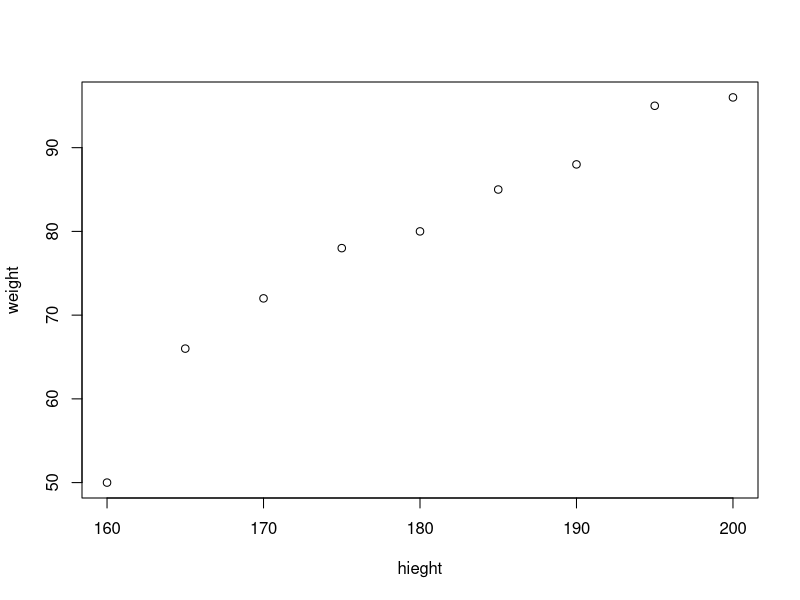
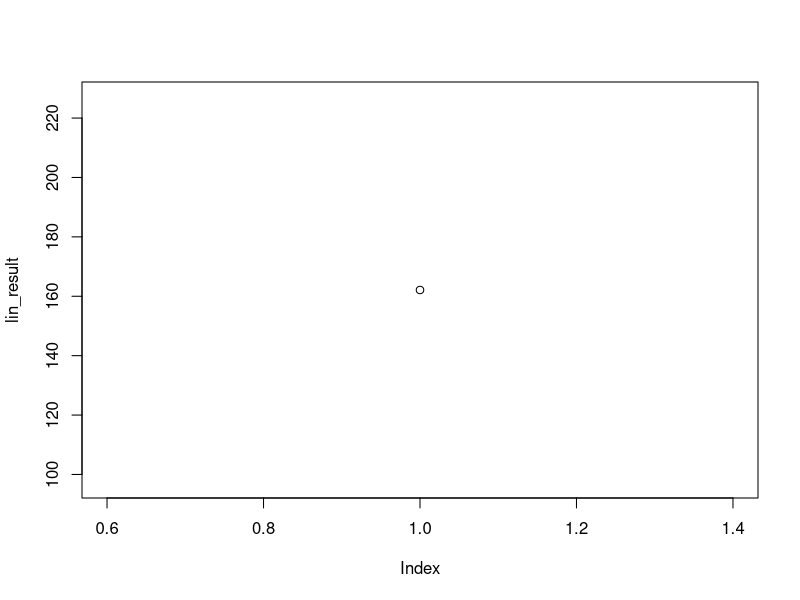

Reproduce these figures in R, in order.


install.packages("ggplot2")

linear_reg <-function()
{
  library(ggplot2)
hieght <- c(160,165,170,175,180,185,190,195,200)

weight<-c(50,66,72,78,80,85,88,95,96)

df_hw<-data.frame(hieght,weight)
plot(df_hw)

relation <-lm(hieght~weight)

summary(relation)

a<-data.frame(weight = 59)

lin_result <-  predict(relation,a)


print(lin_result)
plot(lin_result)

}



linear_reg();
